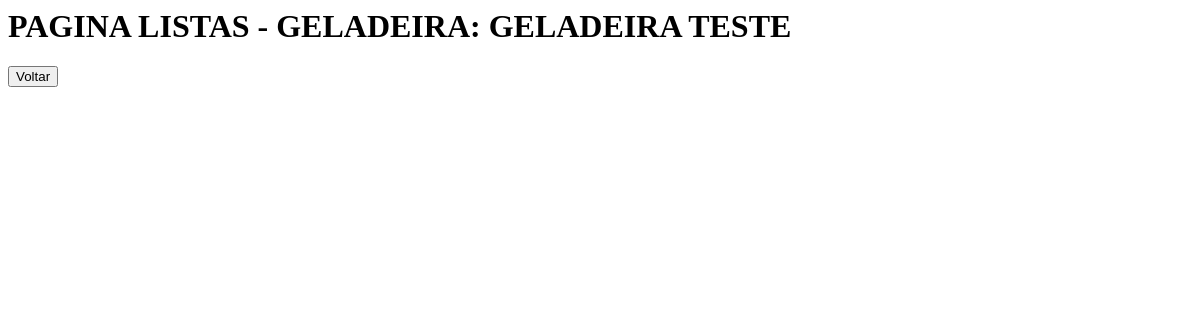
/geladeiras/listas/1 (signed in), run on an earlier commit of the app's database.
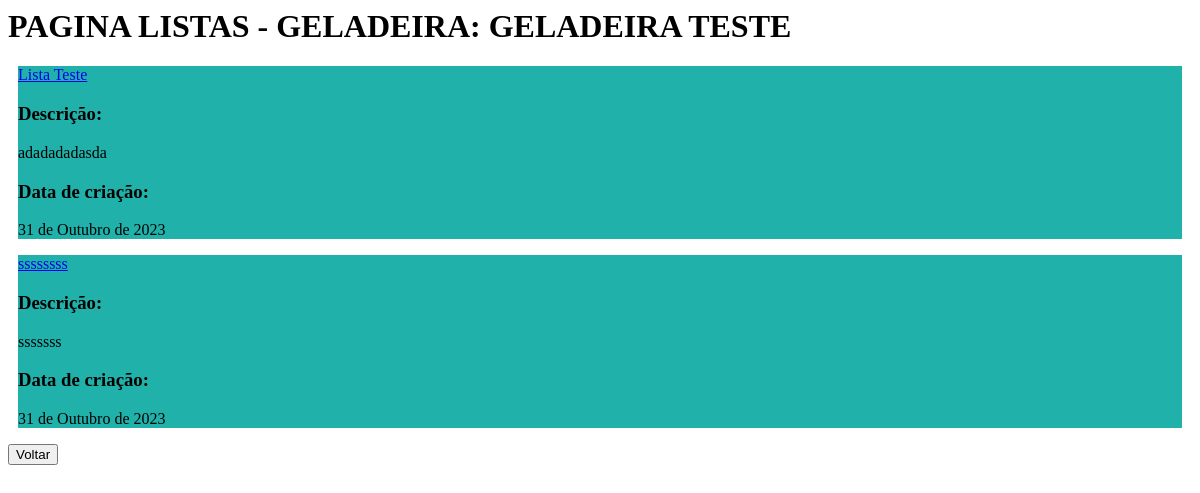
And on a later commit of the database.
### estoque/models.py (models this page shows, shortened)
class Lista(models.Model):
    titulo_lista = models.CharField(max_length=75, null=False, blank=False)
    descricao = models.TextField(max_length=700, blank=False)
    dt_criacao = models.DateField(auto_now=True, blank=False)
    geladeira = models.ForeignKey("Geladeira", on_delete=models.CASCADE, related_name='listas')

### estoque/views.py (the view)
# urls.py: path('geladeiras/listas/<int:pk>', views.Listas.as_view(), name="listas"),
class Listas(LoginRequiredMixin, ListView):
    template_name = "home_listas.html"
    model = Lista
    def get_context_data(self, **kwargs):  # DEFINE O CONTEXTO DE GELADEIRAS
        context = super().get_context_data(**kwargs)
        geladeira = Geladeira.objects.get(pk=self.kwargs['pk']) # Instancia um objeto geladeira baseado nessa pk
        context['geladeira'] = geladeira # Passa a instancia como um contexto para o template
        context['listas'] = Lista.objects.filter(geladeira=geladeira) # Passa todas as listas para o template
        return context

### estoque/templates/home_listas.html
{% load static %}
{% block content %}
<div>
    <h1>PAGINA LISTAS - GELADEIRA: {{ geladeira.nome_geladeira }}</h1>
    {% for lista in listas %}
            <section style="background-color: lightseagreen; margin: 10px;">
                <a href="{% url 'estoque:detalhes_lista' lista.pk %}"><p>{{ lista.titulo_lista }}</p></a>
                <h3>Descrição:</h3>
                <p>{{ lista.descricao }}</p>
                <h3>Data de criação:</h3>
                <p>{{ lista.dt_criacao }}</p>
            </section>
    {% endfor %}
    <a href="{% url 'estoque:detalhes_geladeira' geladeira.pk %}"><button id="btn_voltar">Voltar</button></a>
</div>
{% endblock %}

What changed in the data, as far as the page shows it:
added Lista: titulo_lista "Lista Teste", descricao "adadadadasda", dt_criacao "31 de Outubro de 2023"
added Lista: titulo_lista "ssssssss", descricao "sssssss", dt_criacao "31 de Outubro de 2023"
